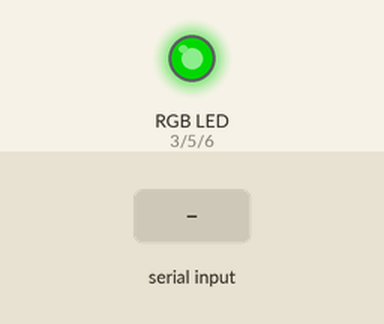
A sketch run on a simulated Arduino Uno, built with avr-gcc and run on an emulated ATmega328P. On the bench: an RGB LED mixed from three pins (HIGH = lit). The inputs (shaded band) are chosen by the test bench. Dim RGB values are drawn brighter than linear; random numbers use the default seed unless the sketch sets one; what the sketch prints to the serial monitor is not drawn.

Above: at 0.75 s.
Timing chart, 0 to 0.8 s (numbered marks = the images above; inputs shaded):
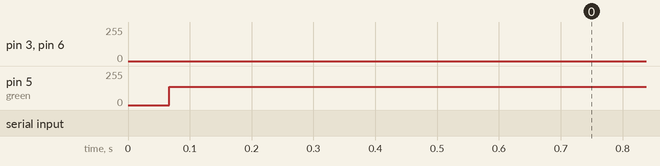

The sketch:

rgb2.ino
```cpp
#include<SoftwareSerial.h>
SoftwareSerial bt(9,10);

const int red=3,green=5,blue=6;
int rred=0,rblue=0,rgreen=0,i=10;
char rcv;
String val;
void setup(){
  pinMode(red,OUTPUT);
  pinMode(green,OUTPUT);
  pinMode(blue,OUTPUT);
  Serial.begin(9600);
  bt.begin(9600);
}

void loop() {
  rred=random(0,255);
  rblue=random(0,255);
  rgreen=random(0,255);
  analogWrite(red,rred);
  analogWrite(green,rgreen);
  analogWrite(blue,rblue);
  //Serial.print("R:");Serial.print(rred);Serial.print("\t G:");Serial.print(rgreen);Serial.print("\t B:");Serial.println(rblue);
  if(bt.available()){
    rcv=bt.read();
    Serial.println(rcv);
  }
}
```
